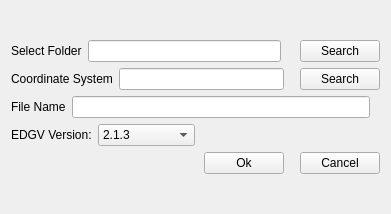
<?xml version="1.0" encoding="UTF-8"?>
<ui version="4.0">
 <author>Ten Borba</author>
 <class>CriaSpatialite</class>
 <widget class="QWidget" name="CriaSpatialite">
  <property name="geometry">
   <rect>
    <x>0</x>
    <y>0</y>
    <width>391</width>
    <height>214</height>
   </rect>
  </property>
  <property name="sizePolicy">
   <sizepolicy hsizetype="Fixed" vsizetype="Fixed">
    <horstretch>0</horstretch>
    <verstretch>0</verstretch>
   </sizepolicy>
  </property>
  <property name="minimumSize">
   <size>
    <width>0</width>
    <height>0</height>
   </size>
  </property>
  <property name="maximumSize">
   <size>
    <width>1000</width>
    <height>1000</height>
   </size>
  </property>
  <property name="windowTitle">
   <string>Create Spatialite</string>
  </property>
  <layout class="QGridLayout" name="gridLayout">
   <item row="0" column="0">
    <layout class="QVBoxLayout" name="verticalLayout">
     <item>
      <layout class="QHBoxLayout" name="horizontalLayout">
       <item>
        <widget class="QLabel" name="label">
         <property name="text">
          <string>Select Folder</string>
         </property>
        </widget>
       </item>
       <item>
        <widget class="QLineEdit" name="pastaDestinoCriaSpatialiteLineEdit">
         <property name="readOnly">
          <bool>true</bool>
         </property>
        </widget>
       </item>
       <item>
        <spacer name="horizontalSpacer_6">
         <property name="orientation">
          <enum>Qt::Horizontal</enum>
         </property>
         <property name="sizeType">
          <enum>QSizePolicy::Minimum</enum>
         </property>
         <property name="sizeHint" stdset="0">
          <size>
           <width>13</width>
           <height>20</height>
          </size>
         </property>
        </spacer>
       </item>
       <item>
        <widget class="QPushButton" name="pushButtonBuscarPastaDestinoCriaSpatialite">
         <property name="text">
          <string>Search</string>
         </property>
        </widget>
       </item>
      </layout>
     </item>
     <item>
      <layout class="QHBoxLayout" name="horizontalLayout_2">
       <item>
        <widget class="QLabel" name="label_2">
         <property name="text">
          <string>Coordinate System</string>
         </property>
        </widget>
       </item>
       <item>
        <widget class="QLineEdit" name="coordSysCriaSpatialiteLineEdit">
         <property name="readOnly">
          <bool>true</bool>
         </property>
        </widget>
       </item>
       <item>
        <spacer name="horizontalSpacer_7">
         <property name="orientation">
          <enum>Qt::Horizontal</enum>
         </property>
         <property name="sizeType">
          <enum>QSizePolicy::Minimum</enum>
         </property>
         <property name="sizeHint" stdset="0">
          <size>
           <width>10</width>
           <height>20</height>
          </size>
         </property>
        </spacer>
       </item>
       <item>
        <widget class="QPushButton" name="pushButtonBuscarSistCoordCriaSpatialite">
         <property name="text">
          <string>Search</string>
         </property>
        </widget>
       </item>
      </layout>
     </item>
     <item>
      <layout class="QHBoxLayout" name="horizontalLayout_3">
       <item>
        <widget class="QLabel" name="label_3">
         <property name="text">
          <string>File Name</string>
         </property>
        </widget>
       </item>
       <item>
        <widget class="QLineEdit" name="nomeLineEdit"/>
       </item>
       <item>
        <spacer name="horizontalSpacer_9">
         <property name="orientation">
          <enum>Qt::Horizontal</enum>
         </property>
         <property name="sizeType">
          <enum>QSizePolicy::Minimum</enum>
         </property>
         <property name="sizeHint" stdset="0">
          <size>
           <width>10</width>
           <height>20</height>
          </size>
         </property>
        </spacer>
       </item>
      </layout>
     </item>
     <item>
      <layout class="QHBoxLayout" name="horizontalLayout_5">
       <item>
        <widget class="QLabel" name="label_4">
         <property name="text">
          <string>EDGV Version:</string>
         </property>
        </widget>
       </item>
       <item>
        <widget class="QComboBox" name="versionComboBox">
         <item>
          <property name="text">
           <string>2.1.3</string>
          </property>
         </item>
         <item>
          <property name="text">
           <string>3.0</string>
          </property>
         </item>
         <item>
          <property name="text">
           <string>FTer_2a_Ed</string>
          </property>
         </item>
        </widget>
       </item>
       <item>
        <spacer name="horizontalSpacer_10">
         <property name="orientation">
          <enum>Qt::Horizontal</enum>
         </property>
         <property name="sizeHint" stdset="0">
          <size>
           <width>128</width>
           <height>20</height>
          </size>
         </property>
        </spacer>
       </item>
      </layout>
     </item>
     <item>
      <layout class="QHBoxLayout" name="horizontalLayout_4">
       <item>
        <spacer name="horizontalSpacer_4">
         <property name="orientation">
          <enum>Qt::Horizontal</enum>
         </property>
         <property name="sizeHint" stdset="0">
          <size>
           <width>40</width>
           <height>20</height>
          </size>
         </property>
        </spacer>
       </item>
       <item>
        <widget class="QPushButton" name="pushButtonOkCriaSpatialite">
         <property name="text">
          <string>Ok</string>
         </property>
        </widget>
       </item>
       <item>
        <spacer name="horizontalSpacer_3">
         <property name="orientation">
          <enum>Qt::Horizontal</enum>
         </property>
         <property name="sizeType">
          <enum>QSizePolicy::Preferred</enum>
         </property>
         <property name="sizeHint" stdset="0">
          <size>
           <width>10</width>
           <height>20</height>
          </size>
         </property>
        </spacer>
       </item>
       <item>
        <widget class="QPushButton" name="pushButtonCancelarCriaSpatialite">
         <property name="text">
          <string>Cancel</string>
         </property>
        </widget>
       </item>
      </layout>
     </item>
    </layout>
   </item>
  </layout>
 </widget>
 <resources/>
 <connections>
  <connection>
   <sender>pushButtonCancelarCriaSpatialite</sender>
   <signal>clicked()</signal>
   <receiver>CriaSpatialite</receiver>
   <slot>close()</slot>
   <hints>
    <hint type="sourcelabel">
     <x>375</x>
     <y>236</y>
    </hint>
    <hint type="destinationlabel">
     <x>394</x>
     <y>339</y>
    </hint>
   </hints>
  </connection>
 </connections>
 <slots>
  <signal>signal1()</signal>
  <slot>carregaSpatialite()</slot>
 </slots>
</ui>
